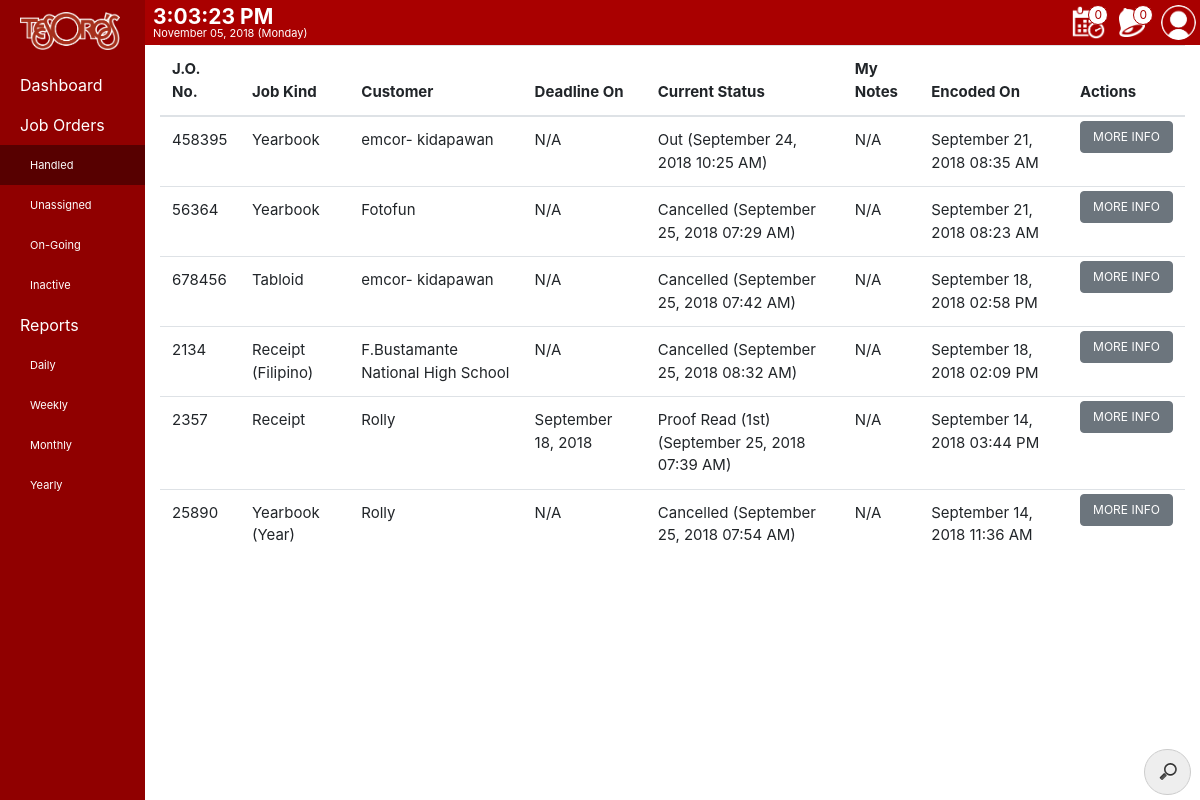
Before: /views/users/ob/all_jobs.php?jobs=myjo (signed in) with the older database file.
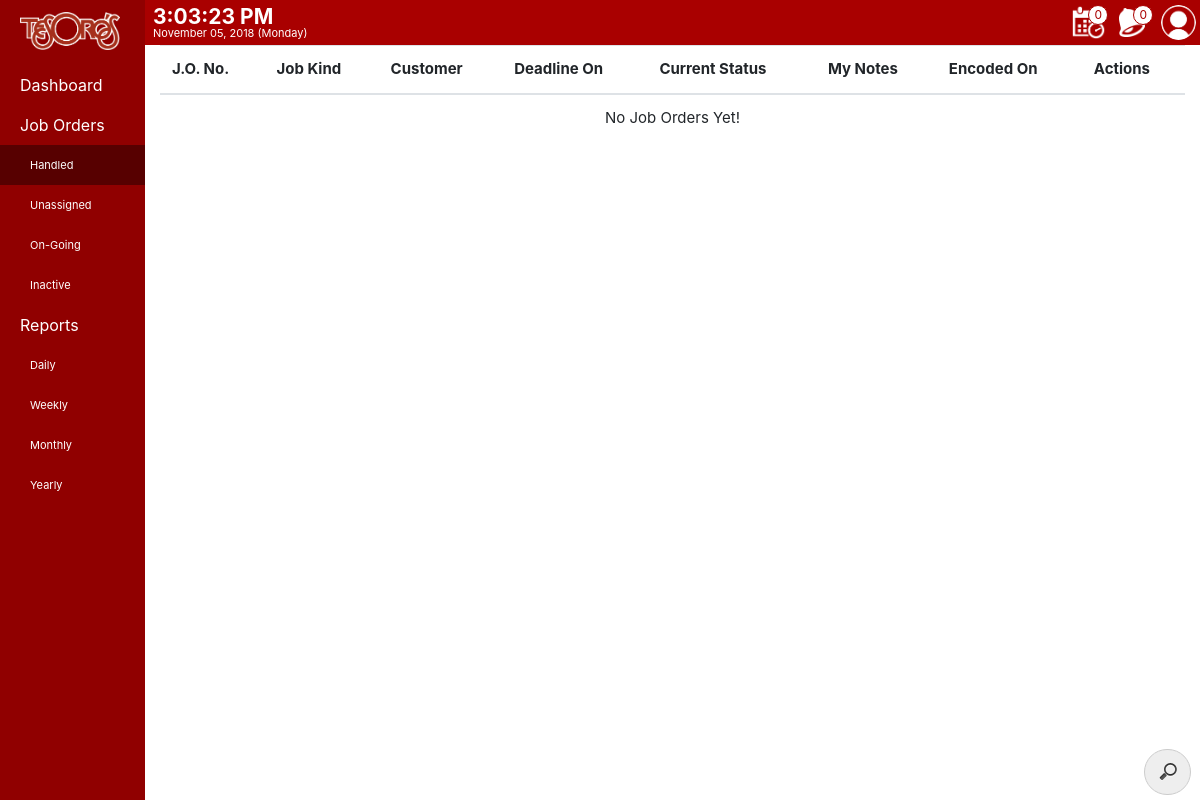
After: the same page with the newer database file.
### tables this page shows
CREATE TABLE `users_list` (
  `id` int(11) NOT NULL,
  `type` int(11) NOT NULL,
  `status` set('Active','Inactive') NOT NULL DEFAULT 'Inactive',
  `username` text NOT NULL,
  `email` text NOT NULL,
  `password` text NOT NULL,
  `firstname` text NOT NULL,
  `middlename` text NOT NULL,
  `lastname` text NOT NULL,
  `birthdate` date NOT NULL,
  `gender` set('Female','Male') NOT NULL,
  `picture` text NOT NULL,
  `added_on` datetime NOT NULL
);

CREATE TABLE `jo` (
  `job_no` int(11) NOT NULL,
  `job_kind` int(11) NOT NULL,
  `agent` int(11) NOT NULL,
  `artist` int(11) DEFAULT NULL,
  `artist_assigned_by` int(11) DEFAULT NULL,
  `artist_assigned_on` datetime DEFAULT NULL,
  `cover` int(11) DEFAULT NULL,
  `cover_updated_by` int(11) DEFAULT NULL,
  `cover_updated_on` datetime DEFAULT NULL,
  `color` int(11) DEFAULT NULL,
  `materials` int(11) DEFAULT NULL,
  `size` int(11) DEFAULT NULL,
  `printing` int(11) DEFAULT NULL,
  `payment` int(11) DEFAULT NULL,
  `description` text NOT NULL,
  `customer` text NOT NULL,
  `pages` text NOT NULL,
  `received_on` date NOT NULL,
  `deadline_on` date DEFAULT NULL,
  `encoded_by` int(11) NOT NULL,
  `encoded_on` datetime NOT NULL
);

CREATE TABLE `jo_kinds` (
  `id` int(11) NOT NULL,
  `job_type` int(11) NOT NULL,
  `job_kind` text NOT NULL,
  `updated_on` datetime NOT NULL,
  `updated_by` int(11) NOT NULL
);

CREATE TABLE `jo_status` (
  `id` int(11) NOT NULL,
  `job_no` int(11) NOT NULL,
  `status` int(11) NOT NULL,
  `sample` text NOT NULL,
  `correction` text NOT NULL,
  `notes` text NOT NULL,
  `updated_on` datetime NOT NULL,
  `updated_by` int(11) NOT NULL
);

CREATE TABLE `jos_list` (
  `id` int(11) NOT NULL,
  `status` text NOT NULL,
  `updated_on` datetime NOT NULL,
  `updated_by` int(11) NOT NULL
);

### views/users/ob/jobs/myjo.php (the view, shortened to what this page needs)
<div id="tabsJustifiedContent" class="tab-content">
	<div id="all_jobs" class="tab-pane fade active show">
		<div class="table-responsive">
			<table class="table table-hover" id="myTable">
				<thead>
					<tr>
						<th>J.O. No.</th>
						<th>Job Kind</th>
						<th>Customer</th>
						<th>Deadline On</th>
						<th>Current Status</th>
						<th>My Notes</th>
						<th>Encoded On</th>
						<th>Actions</th>
					</tr>
				</thead>
				<tbody><?php
					$sql_query="SELECT a.job_no,a.description,a.customer,a.pages,a.received_on,a.deadline_on,a.encoded_on,b.job_kind,c.firstname,c.lastname FROM jo a LEFT JOIN jo_kinds b ON a.job_kind=b.id LEFT JOIN users_list c ON a.agent=c.id WHERE a.artist=".$_SESSION['user_id']." ORDER BY a.encoded_on DESC";
					$result_set=mysqli_query($conn,$sql_query);
					if(mysqli_num_rows($result_set)>0){
						while($jo=mysqli_fetch_assoc($result_set)){?>
							<tr>
								<td><?php echo $jo['job_no'];?></td>
								<td><?php
									if($jo['description']!=NULL){
										echo $jo['job_kind']." (".$jo['description'].")";
									}else{
										echo $jo['job_kind'];
									}?>
								</td>
								<td><?php echo $jo['customer'];?></td>
								<td><?php
									if($jo['deadline_on']!=NULL){
										echo date('F d, Y',strtotime($jo['deadline_on']));
									}else{
										echo "N/A";
									}?>
								</td><?php
								$status_query="SELECT a.notes,a.updated_on,b.status FROM jo_status a INNER JOIN jos_list b ON a.status=b.id WHERE a.job_no=".$jo['job_no']." ORDER BY a.updated_on DESC LIMIT 1";
								$status_result=mysqli_query($conn,$status_query);
								if(mysqli_num_rows($status_result)>0){
									while($status=mysqli_fetch_assoc($status_result)){?>
										<td><?php echo $status['status']." (".date('F d, Y h:s A',strtotime($status['updated_on'])).")";?></td>
										<td><?php
											if($status['notes']!=NULL){
												echo $status['notes'];
											}else{
												echo "N/A";
											}?>
										</td><?php
									}
								}else{?>
									<td>N/A</td>
									<td>N/A</td><?php
								}?>
								<td><?php echo date('F d, Y h:s A',strtotime($jo['encoded_on']));?></td>
								<td>
									<div style="margin: -10px 0px; ">
										<button class="btn btn-secondary" onclick="view('<?php echo $jo['job_no'];?>')" style="font-size: 12px; margin-top: 2px; ">
											MORE INFO
										</button>
									</div>
								</td>
							</tr><?php
						}
					}else{?>
						<tr>
							<td colspan="8" style="text-align: center;">No Job Orders Yet!</td>
						</tr><?php
					}?>
				</tbody>
			</table>
		</div>
	</div>
</div>

### views/users/ob/all_jobs.php (shortened to what this page needs)
<?php
	include ('config/ob_verify.php');
?>
<!DOCTYPE html>
<html>
<head>
	<?php include ('include/head.php');?>
</head>
<body>
	<?php include ('include/navbar.php');?>
	<div class="container-fluid">
		<div id="content">
			<div class="row">
				<div class="col-md-12"><?php
					if(
						(isset($_GET['view']) || !isset($_GET['set_cr']) && !isset($_GET['set_ar']) && !isset($_GET['copies']) && !isset($_GET['status']) && !isset($_GET['update_stat']) && !isset($_GET['add_copy'])) &&
						(!isset($_GET['view']) || isset($_GET['set_cr']) && !isset($_GET['set_ar']) && !isset($_GET['copies']) && !isset($_GET['status']) && !isset($_GET['update_stat']) && !isset($_GET['add_copy'])) &&
						(!isset($_GET['view']) || !isset($_GET['set_cr']) && isset($_GET['set_ar']) && !isset($_GET['copies']) && !isset($_GET['status']) && !isset($_GET['update_stat']) && !isset($_GET['add_copy'])) &&
						(!isset($_GET['view']) || !isset($_GET['set_cr']) && !isset($_GET['set_ar']) && isset($_GET['copies']) && !isset($_GET['status']) && !isset($_GET['update_stat']) && !isset($_GET['add_copy'])) &&
						(!isset($_GET['view']) || !isset($_GET['set_cr']) && !isset($_GET['set_ar']) && !isset($_GET['copies']) && isset($_GET['status']) && !isset($_GET['update_stat']) && !isset($_GET['add_copy'])) &&
						(!isset($_GET['view']) || !isset($_GET['set_cr']) && !isset($_GET['set_ar']) && !isset($_GET['copies']) && isset($_GET['status']) && isset($_GET['update_stat']) && !isset($_GET['add_copy'])) && (!isset($_GET['view']) || !isset($_GET['set_cr']) && !isset($_GET['set_ar']) && !isset($_GET['copies']) && isset($_GET['status']) && isset($_GET['update_stat']) && isset($_GET['add_copy']))
					) {?>
						<div style="margin-top: 45px;"><?php
							if(isset($_GET['jobs'])){
								if($_GET['jobs']=='myjo'){
									include ('jobs/myjo.php');
								}else if($_GET['jobs']=='uajo'){
									include ('jobs/uajo.php');
								}else if($_GET['jobs']=='ogjo'){
									include ('jobs/ogjo.php');
								}else if($_GET['jobs']=='iajo'){
									include ('jobs/iajo.php');
								}
							}?>
						</div><?php
					}?>
				</div>
			</div>
		</div>
	</div>
</body>
</html>

### views/users/ob/include/head.php (shortened to what this page needs)
<link rel="stylesheet" type="text/css" href="css/modified/main.css">
<link rel="stylesheet" type="text/css" href="css/bootstrap/bootstrap.min.css">
<link rel="stylesheet" type="text/css" href="css/others/sidebar.css">
<link rel="stylesheet" type="text/css" href="css/others/notification.css">
<link rel="stylesheet" type="text/css" href="css/others/account.css">
<link rel="stylesheet" type="text/css" href="css/sweetalert/sweetalert.css">

### views/users/ob/include/navbar.php (shortened to what this page needs)
<?php
	$user_query="SELECT * FROM users_list WHERE id=".$_SESSION['user_id'];
	$user_result=mysqli_query($conn,$user_query);
	$user=mysqli_fetch_array($user_result);
?>
<!DOCTYPE html>
<html>
<body onload="startTime()">
	<div id="wrapper">
		<div id="sidebar-wrapper">
			<ul class="sidebar-nav">
				<li class="sidebar-brand">
					<a href="index.php">
						<img src="images/JOMIS_logo.png" width="100px">
					</a>
				</li>
				<li>
					<a class="nav-dashboard" href="dashboard.php">
					  Dashboard
					</a>
				</li>
				<div id="accordion2">
					<li>
						<a href="#" data-toggle="collapse" data-target="#collapseTwo" aria-expanded="true" aria-controls="collapseTwo">
						  Job Orders
						</a>
					</li>
					<div id="collapseTwo" class="collapse show" aria-labelledby="headingTwo" data-parent="#accordion2">
						<li>
							<a class="input-list nav-myjo" href="all_jobs.php?jobs=myjo">
								Handled
							</a>
						</li>
						<li>
							<a class="input-list nav-uajo" href="all_jobs.php?jobs=uajo">
								Unassigned
							</a>
						</li>
						<li>
							<a class="input-list nav-ogjo" href="all_jobs.php?jobs=ogjo">
								On-Going
							</a>
						</li>
						<li>
							<a class="input-list nav-iajo" href="all_jobs.php?jobs=iajo">
								Inactive
							</a>
						</li>
					</div>
				</div>
				<div id="accordion3">
					<li>
						<a href="#" data-toggle="collapse" data-target="#collapseThree" aria-expanded="true" aria-controls="collapseThree">
						  Reports
						</a>
					</li>
					<div id="collapseThree" class="collapse show" aria-labelledby="headingThree" data-parent="#accordion3">
						<li>
							<a class="input-list nav-daily" href="setReport.php?report=daily">Daily</a>
						</li>
						<li>
							<a class="input-list nav-weekly" href="setReport.php?report=weekly">Weekly</a>
						</li>
						<li>
							<a class="input-list nav-monthly" href="setReport.php?report=monthly">Monthly</a>
						</li>
						<li>
							<a class="input-list nav-yearly" href="setReport.php?report=yearly">Yearly</a>
						</li>
					</div>
				</div>
			</ul>
		</div>
		<div style="background-color: #a90000;">
			<div class="today" style="color: white;float: right;padding: 1px 8px;">
				<div id=txt style="font-size: 21px;font-weight: bold;"></div>
				<div style="margin-top:-8px;font-size:11px;"><?php  echo date('F d, Y')." (".date('l').")";?></div>
			</div>
		</div>
	</div>
	<div class="custom-nav">
        <div style="float: right; color: white;">
            <button type="button" class="btn btn-danger notify" data-toggle="dropdown">
                <img style="margin-top: -17px; margin-left: -17px; position: absolute; width: 35px; border-radius: 100px; height: 35px;" src="../uploads/images/<?php echo $user['picture'].".png";?>">
            </button>
        </div>
		<div style="float: right; color: white;">
			<button type="button" class="btn btn-danger notify jo_notif" title="Daily Notifications" data-toggle="dropdown">
				<img style="margin-top: -14px; margin-left: -14px; position: absolute;" src="images/notification.png" width="26px">
				<div style="position: absolute; background-color: white; width:20px; border-radius: 10px; border: 1px solid #a90000; height: 20px;  color: #a90000; margin-top: -17px; margin-left: 10px;">
					<div class="count-notif" style="font-size: 12px; margin-top: 0px; margin-left: -1px; letter-spacing: -1pt;">
						0
					</div>
				</div>
			</button>
		</div>
		<div style="float: right; color: white;">
			<button type="button" class="btn btn-danger notify jobbings-due" title="My Deadlines" data-toggle="dropdown">
				<img style="margin-top: -17px; margin-left: -17px; position: absolute;" src="images/due.png" width="35px">
				<div style="position: absolute; background-color: white; width:20px; border-radius: 10px; border: 1px solid #a90000; height: 20px;  color: #a90000; margin-top: -17px; margin-left: 10px;">
					<div class="count-due" style="font-size: 12px; margin-top: 0px; margin-left: -1px; letter-spacing: -1pt;">
						0
					</div>
				</div>
			</button>
		</div>
	</div>
	<div style="position: fixed; z-index: 2; bottom: 5px; right: 5px;">
		<form id="searchbar" action="search.php?search=jo" method="POST">
			<input type="search" name="search" placeholder="Search" value="<?php if(isset($_SESSION['search'])){echo $_SESSION['search'];}?>">
		</form>
	</div>
</body>
</html>

### views/users/ob/css/modified/main.css (style rules this page uses)
#content { margin-left: 145px; z-index: 0; }

### views/users/ob/css/others/sidebar.css (style rules this page uses)
body { overflow-x: hidden; }
#wrapper { z-index: 2; position: fixed; padding-left: 0px; -webkit-transition: all 0.5s ease; -moz-transition: all 0.5s ease; -o-transition: all 0.5s ease; transition: all 0.5s ease; }
#sidebar-wrapper { z-index: 1000; position: fixed; left: 145px; width: 0px; height: 100%; margin-left: -145px; overflow-y: auto; background: #900000; -webkit-transition: all 0.5s ease; -moz-transition: all 0.5s ease; -o-transition: all 0.5s ease; transition: all 0.5s ease; }
.sidebar-nav { position: absolute; top: 0; width: 145px; margin: 0; padding: 0; list-style: none; }
.sidebar-nav li { text-indent: 20px; line-height: 40px; }
.sidebar-nav li a { display: block; text-decoration: none; color: white; }
.sidebar-nav>.sidebar-brand { height: 65px; font-size: 18px; line-height: 60px; }
.sidebar-nav>.sidebar-brand a { color: #999999; }
@media (min-width:769px) { #wrapper { padding-left: 145px; } }
@media (min-width:769px) { #sidebar-wrapper { width: 145px; } }
.custom-nav { position: fixed; width: 100%; background-color: #a90000; height: 45px; z-index: 1; }

### views/users/ob/css/others/notification.css (style rules this page uses)
body { overflow-x: hidden; }
.notify { border-radius: 0px; width: 45px; height: 44px; font-size: 20px; background: #a90000; border-color: #a90000; }

### views/users/ob/css/others/account.css (style rules this page uses)
body { overflow-x: hidden; }
.notify { border-radius: 0px; width: 45px; height: 44px; font-size: 20px; background: #a90000; border-color: #a90000; }

### views/users/ob/all_jobs.php (style rules this page uses)
thead,tbody { font-size: 15px; }

### views/users/ob/include/navbar.php (style rules this page uses)
.input-list { padding-left: 10px; font-size: 11px; }
#searchbar input[type=search] { outline: none; -webkit-appearance: textfield; -webkit-box-sizing: content-box; font-family: inherit; font-size: 100%; background: url('images/search-icon.png') #eee no-repeat 14px center; border: solid 1px #ccc; padding: 10px 15px 10px 15px; -webkit-border-radius: 10em; -moz-border-radius: 10em; border-radius: 10em; -webkit-transition: all .5s; -moz-transition: all .5s; transition: all .5s; width: 15px; color: transparent; cursor: pointer; }
#searchbar { margin-top: 4px; margin-right: 4px; }
.today { display: block; }

### views/users/ob/jobs/myjo.php (style rules this page uses)
.nav-myjo { text-decoration: none; color: #fff; background: rgba(0,0,0,.4); }

Changed rows visible on the page:
removed jo: job_no "458395", job_kind.job_kind "Yearbook", customer "emcor- kidapawan", shows "N/A", encoded_on "September 21, 2018 08:35 AM"
removed jo_status: status.status "Out", updated_on "September 24, 2018 10:25 AM", notes "N/A", shown under "458395"
removed jo: job_no "56364", job_kind.job_kind "Yearbook", customer "Fotofun", shows "N/A", encoded_on "September 21, 2018 08:23 AM"
removed jo_status: status.status "Cancelled", updated_on "September 25, 2018 07:29 AM", notes "N/A", shown under "56364"
removed jo: job_no "678456", job_kind.job_kind "Tabloid", customer "emcor- kidapawan", shows "N/A", encoded_on "September 18, 2018 02:58 PM"
removed jo_status: status.status "Cancelled", updated_on "September 25, 2018 07:42 AM", notes "N/A", shown under "678456"
removed jo: job_no "2134", job_kind.job_kind "Receipt", description "Filipino", customer "F.Bustamante National High School", shows "N/A", encoded_on "September 18, 2018 02:09 PM"
removed jo_status: status.status "Cancelled", updated_on "September 25, 2018 08:32 AM", notes "N/A", shown under "2134"
removed jo: job_no "2357", job_kind.job_kind "Receipt", customer "Rolly", deadline_on "September 18, 2018", encoded_on "September 14, 2018 03:44 PM"
removed jo_status: status.status "Proof Read (1st)", updated_on "September 25, 2018 07:39 AM", notes "N/A", shown under "2357"
removed jo: job_no "25890", job_kind.job_kind "Yearbook", description "Year", customer "Rolly", shows "N/A", encoded_on "September 14, 2018 11:36 AM"
removed jo_status: status.status "Cancelled", updated_on "September 25, 2018 07:54 AM", notes "N/A", shown under "25890"
Other visible differences:
text now shown: "No Job Orders Yet!"
